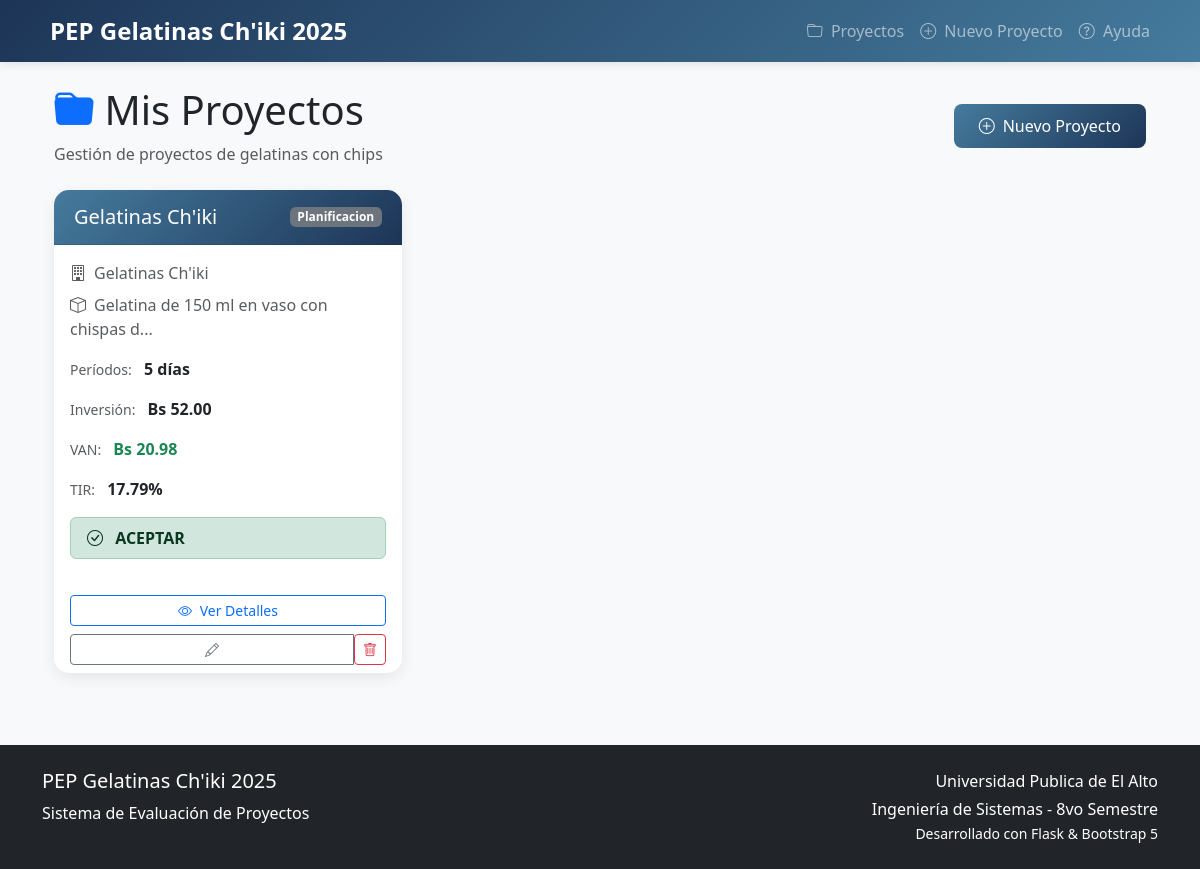
The page / on the database its author committed.
### models.py (models this page shows, shortened)
class Proyecto(db.Model):
    __tablename__ = 'proyectos'
    id = db.Column(db.Integer, primary_key=True)
    nombre = db.Column(db.String(255), nullable=False)
    descripcion = db.Column(db.Text)
    empresa = db.Column(db.String(255), default="Gelatinas Ch'iki")
    producto = db.Column(db.String(255), default="Gelatinas Ch'iki - Dulce que alegra tu día")
    tasa_descuento = db.Column(db.Float, nullable=False, default=0.12)  # i (12%)
    tasa_impuestos = db.Column(db.Float, default=0.13)  # t (13%)
    periodos = db.Column(db.Integer, default=5)  # n (siempre 5)
    inversion_inicial = db.Column(db.Float, default=0.0)  # I₀
    unidades_produccion = db.Column(db.Integer, default=0)  # Q
    precio_venta_unitario = db.Column(db.Float, default=0.0)  # P
    estado = db.Column(db.String(50), default='planificacion')
    fecha_inicio = db.Column(db.Date)
    fecha_fin = db.Column(db.Date)
    gantt_data = db.Column(db.Text)  # JSON con actividades personalizadas del Gantt
    sensibilidad_data = db.Column(db.Text)  # JSON con resultados de sensibilidad
    logo = db.Column(db.String(500))  # Ruta del logo del proyecto
    created_at = db.Column(db.DateTime, default=datetime.utcnow)
    updated_at = db.Column(db.DateTime, default=datetime.utcnow, onupdate=datetime.utcnow)
    costos = db.relationship('Costo', backref='proyecto', cascade='all, delete-orphan', lazy=True)
    ingresos = db.relationship('Ingreso', backref='proyecto', cascade='all, delete-orphan', lazy=True)
    flujo_efectivo = db.relationship('FlujoEfectivo', backref='proyecto', uselist=False, cascade='all, delete-orphan')
    indicador = db.relationship('Indicador', backref='proyecto', uselist=False, cascade='all, delete-orphan')

class Indicador(db.Model):
    __tablename__ = 'indicadores'
    id = db.Column(db.Integer, primary_key=True)
    proyecto_id = db.Column(db.Integer, db.ForeignKey('proyectos.id'), nullable=False, unique=True)
    van = db.Column(db.Float)  # Valor Actual Neto
    tir = db.Column(db.Float)  # Tasa Interna de Retorno (%)
    ir = db.Column(db.Float)   # Índice de Rentabilidad
    relacion_bc = db.Column(db.Float)  # Beneficio/Costo
    payback = db.Column(db.Float)  # Período de recuperación
    roi = db.Column(db.Float)  # Return on Investment (%)
    total_ingresos = db.Column(db.Float, default=0.0)
    total_egresos = db.Column(db.Float, default=0.0)
    utilidad_bruta = db.Column(db.Float, default=0.0)
    utilidad_neta = db.Column(db.Float, default=0.0)
    decision = db.Column(db.String(50))
    observaciones = db.Column(db.Text)
    calculado_at = db.Column(db.DateTime)
    created_at = db.Column(db.DateTime, default=datetime.utcnow)
    updated_at = db.Column(db.DateTime, default=datetime.utcnow, onupdate=datetime.utcnow)

### app.py (the view)
@app.route('/')
def index():
    proyectos = Proyecto.query.all()
    return render_template('proyectos/list.html', proyectos=proyectos)

### app.py (called while the page is built)
def formatCurrency(value):
    if value is None:
        return "Bs 0.00"
    return f"Bs {value:,.2f}"

def formatPercent(value):
    if value is None:
        return "0.00%"
    return f"{value*100:.2f}%"

### templates/proyectos/list.html (shortened to what this page needs)
{% extends "layout.html" %}
{% block content %}
<div class="container">
    <div class="d-flex justify-content-between align-items-center mb-4">
        <div>
            <h1 class="display-6 mb-2">
                <i class="bi bi-folder-fill text-primary"></i>
                Mis Proyectos
            </h1>
            <p class="text-muted mb-0">Gestión de proyectos de gelatinas con chips</p>
        </div>
        <a href="{{ url_for('create_proyecto') }}" class="btn btn-vrash">
            <i class="bi bi-plus-circle me-2"></i>Nuevo Proyecto
        </a>
    </div>
    {% if proyectos %}
        <div class="row">
            {% for proyecto in proyectos %}
            <div class="col-md-6 col-lg-4 mb-4">
                <div class="card card-vrash h-100">
                    <div class="card-header card-header-vrash d-flex justify-content-between align-items-center">
                        <h5 class="mb-0">{{ proyecto.nombre[:30] }}{% if proyecto.nombre|length > 30 %}...{% endif %}</h5>
                        <span class="badge estado-{{ proyecto.estado }}">
                            {{ proyecto.estado|title }}
                        </span>
                    </div>
                    <div class="card-body">
                        <p class="text-muted mb-2">
                            <i class="bi bi-building me-2"></i>{{ proyecto.empresa }}
                        </p>
                        <p class="text-muted mb-3">
                            <i class="bi bi-box me-2"></i>{{ proyecto.producto[:40] }}{% if proyecto.producto|length > 40 %}...{% endif %}
                        </p>
                        <div class="mb-3">
                            <small class="text-muted">Períodos:</small>
                            <strong class="ms-2">{{ proyecto.periodos }} días</strong>
                        </div>
                        <div class="mb-3">
                            <small class="text-muted">Inversión:</small>
                            <strong class="ms-2">{{ formatCurrency(proyecto.inversion_inicial) }}</strong>
                        </div>
                        {% if proyecto.indicador %}
                        <div class="mb-3">
                            <small class="text-muted">VAN:</small>
                            <strong class="ms-2 {% if proyecto.indicador.van > 0 %}text-success{% else %}text-danger{% endif %}">
                                {{ formatCurrency(proyecto.indicador.van) }}
                            </strong>
                        </div>
                        <div class="mb-3">
                            <small class="text-muted">TIR:</small>
                            <strong class="ms-2">{{ formatPercent(proyecto.indicador.tir) }}</strong>
                        </div>
                        <div class="alert alert-{{ 'success' if proyecto.indicador.decision == 'ACEPTAR' else 'danger' }} py-2 mb-0">
                            <i class="bi bi-{{ 'check-circle' if proyecto.indicador.decision == 'ACEPTAR' else 'x-circle' }} me-2"></i>
                            <strong>{{ proyecto.indicador.decision }}</strong>
                        </div>
                        {% else %}
                        <div class="alert alert-warning py-2">
                            <i class="bi bi-exclamation-triangle me-2"></i>
                            <strong>Sin calcular</strong>
                        </div>
                        {% endif %}
                    </div>
                    <div class="card-footer bg-transparent border-top-0 pt-0">
                        <div class="d-grid gap-2">
                            <a href="{{ url_for('show_proyecto', id=proyecto.id) }}"
                               class="btn btn-outline-primary btn-sm">
                                <i class="bi bi-eye me-1"></i> Ver Detalles
                            </a>
                            <div class="btn-group" role="group">
                                <a href="{{ url_for('edit_proyecto', id=proyecto.id) }}"
                                   class="btn btn-outline-secondary btn-sm">
                                    <i class="bi bi-pencil"></i>
                                </a>
                                <form action="{{ url_for('delete_proyecto', id=proyecto.id) }}"
                                      method="POST" class="d-inline">
                                    <button type="submit" class="btn btn-outline-danger btn-sm"
                                            onclick="return confirm('¿Eliminar proyecto {{ proyecto.nombre }}?')">
                                        <i class="bi bi-trash"></i>
                                    </button>
                                </form>
                            </div>
                        </div>
                    </div>
                </div>
            </div>
            {% endfor %}
        </div>
    {% endif %}
</div>
{% endblock %}

### templates/layout.html (shortened to what this page needs)
<!DOCTYPE html>
<html lang="es">
<head>
    <link href="https://cdn.jsdelivr.net/npm/bootstrap@5.3.0/dist/css/bootstrap.min.css" rel="stylesheet">
    <link rel="stylesheet" href="https://cdn.jsdelivr.net/npm/bootstrap-icons@1.11.0/font/bootstrap-icons.css">
</head>
<body>
    <nav class="navbar navbar-expand-lg navbar-dark navbar-vrash">
        <div class="container">
            <a class="navbar-brand navbar-brand-vrash" href="{{ url_for('index') }}">
                PEP Gelatinas Ch'iki 2025
            </a>
            <div class="collapse navbar-collapse" id="navbarNav">
                <ul class="navbar-nav ms-auto">
                    <li class="nav-item">
                        <a class="nav-link" href="{{ url_for('list_proyectos') }}">
                            <i class="bi bi-folder me-1"></i> Proyectos
                        </a>
                    </li>
                    <li class="nav-item">
                        <a class="nav-link" href="{{ url_for('create_proyecto') }}">
                            <i class="bi bi-plus-circle me-1"></i> Nuevo Proyecto
                        </a>
                    </li>
                    <li class="nav-item">
                        <a class="nav-link" href="#">
                            <i class="bi bi-question-circle me-1"></i> Ayuda
                        </a>
                    </li>
                </ul>
            </div>
        </div>
    </nav>
    <main class="container my-4">
        {% block content %}{% endblock %}
    </main>
    <footer class="bg-dark text-white py-4 mt-5">
        <div class="container">
            <div class="row">
                <div class="col-md-6">
                    <h5> PEP Gelatinas Ch'iki 2025</h5>
                    <p class="mb-0">Sistema de Evaluación de Proyectos</p>
                </div>
                <div class="col-md-6 text-md-end">
                    <p class="mb-1">Universidad Publica de El Alto</p>
                    <p class="mb-0">Ingeniería de Sistemas - 8vo Semestre</p>
                    <small>Desarrollado con Flask & Bootstrap 5</small>
                </div>
            </div>
        </div>
    </footer>
</body>
</html>

### templates/layout.html (style rules this page uses)
:root { --vrash-red: #E63946; --vrash-blue: #457B9D; --vrash-light: #F1FAEE; --vrash-dark: #1D3557; }
body { background-color: #f8f9fa; font-family: 'Segoe UI', system-ui, sans-serif; }
.navbar-vrash { background: linear-gradient(135deg, var(--vrash-dark), var(--vrash-blue)); box-shadow: 0 2px 10px rgba(0,0,0,0.1); }
.navbar-brand-vrash { font-weight: 800; font-size: 1.5rem; }
.card-vrash { border: none; border-radius: 15px; box-shadow: 0 5px 15px rgba(0,0,0,0.08); transition: transform 0.3s; margin-bottom: 20px; }
.card-header-vrash { background: linear-gradient(135deg, var(--vrash-blue), var(--vrash-dark)); color: white; border-radius: 15px 15px 0 0 !important; font-weight: 600; padding: 15px 20px; }
.btn-vrash { background: linear-gradient(135deg, var(--vrash-blue), var(--vrash-dark)); border: none; color: white; padding: 10px 25px; border-radius: 8px; font-weight: 500; transition: all 0.3s; }
.estado-planificacion { background-color: #6c757d; color: white; }

### rows shown on the page
Proyecto: nombre "Gelatinas Ch'iki", estado "Planificacion", empresa "Gelatinas Ch'iki", producto "Gelatina de 150 ml en vaso con chispas d", periodos "5", inversion_inicial "Bs 52.00", indicador.decision "ACEPTAR"
Indicador: van "Bs 20.98", tir "17.79%"
